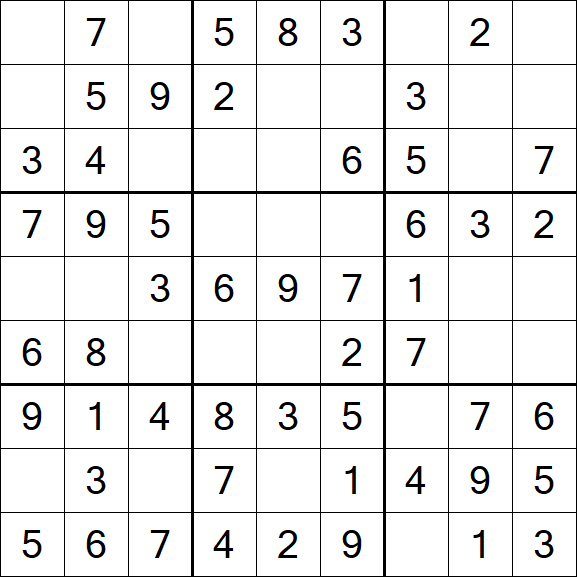
#> input picture Opencv_ile_Nesne_Tespiti/media/sudoku.png, 577 x 577 px
$ jupyter execute kose_algilama.ipynb
#> lines starting #> are read from the running program, lines starting #| are printed output that depends on the picture
[cell 1]
import cv2
import numpy as np
import matplotlib.pyplot as plt

[cell 2]
img = cv2.imread("media/sudoku.png",0)
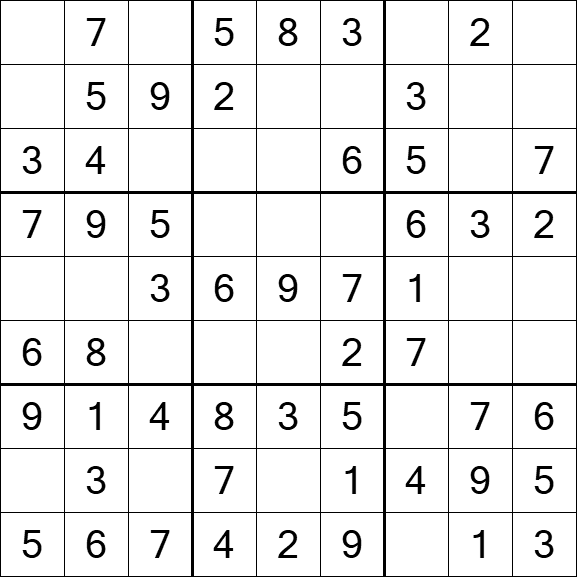
#> img: shape (577, 577); min 0, max 255, mean 235.1
img = np.float32(img) #float ile ondalikli sayilara cevirdik
print(img.shape)
#| (577, 577)
plt.figure(),plt.imshow(img, cmap = "gray"),plt.axis("off"),plt.title("Original Image"),plt.show()

# HARRIS CORNER DETECTION

[cell 3]
dst = cv2.cornerHarris(img , blockSize=2, ksize=3 ,k=0.04) #ksize kenar tespiti icin kullanilan kenar buyuklugu , k ise kenar tespiti icin kullanilan bir sabit
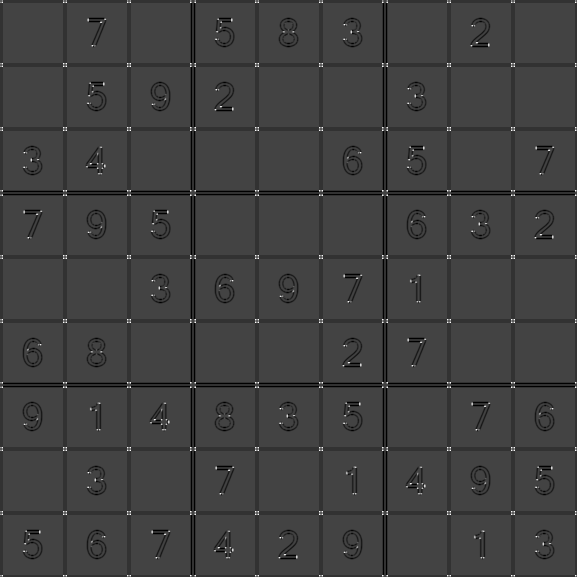
#> dst: shape (577, 577) float32; min -169130016, max 466510848, mean -8197444.5; drawn with min black and max white
plt.figure(),plt.imshow(dst, cmap = "gray"),plt.axis("off"),plt.title("Corner Image"),plt.show()

[cell 4]
#tespit ettigi koseleri belirginlestirelim
dst = cv2.dilate(dst,None)
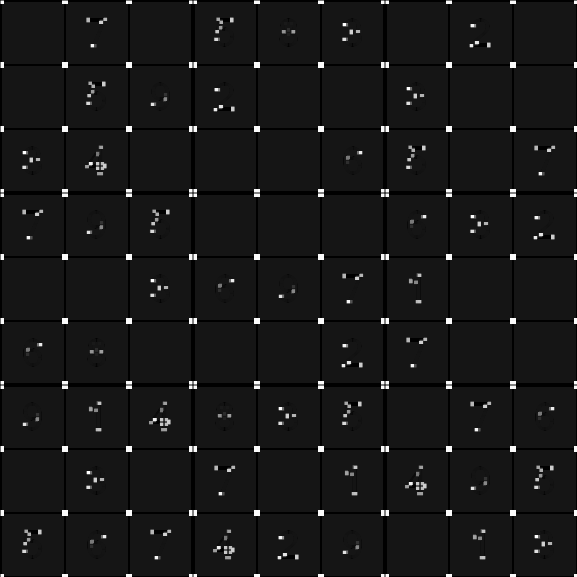
#> dst: shape (577, 577) float32; min -42282504, max 466510848, mean 4220800.5; drawn with min black and max white
img[dst>0.2*dst.max()]= 1 #koseleri beyaz yapalim
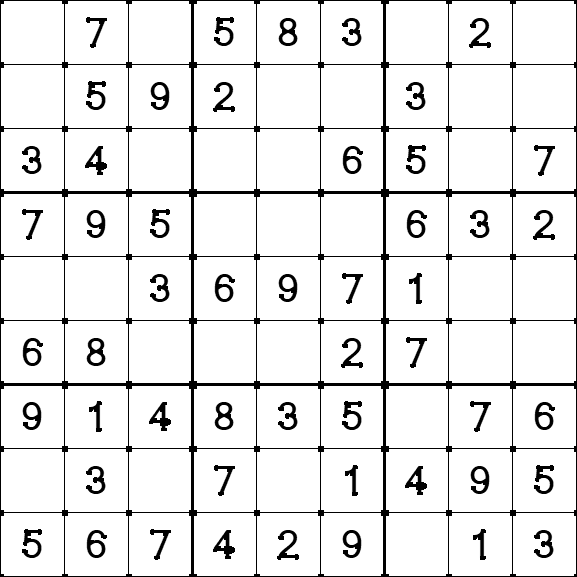
#> img: shape (577, 577) float32; min 0, max 255, mean 232

plt.figure(),plt.imshow(dst, cmap = "gray"),plt.axis("off"),plt.show()

# SHI TAMSAI DETECTION

#GOOD FEATURES TO TRACK

[cell 5]
img = cv2.imread("media/sudoku.png",0)
img = np.float32(img) #float ile ondalikli sayilara cevirdik

[cell 6]
corners = cv2.goodFeaturesToTrack(img,100,0.01,10) #100 tane koseleri tespit et , 0.01 minumum mesafe , 10 minumum koseler arasi mesafe
#> corners = 100 rows, first 8: [296, 556], [232, 549], [39, 531], [424, 485], [551, 467], [168, 421], [359, 403], [360, 364]
corners = np.int64(corners) #koseleri integer a cevirdik

for i in corners:
    x,y = i.ravel()
    cv2.circle(img,(x,y),3,(125,125,125),-1) #koseleri cember icine alalim
#> this loop made 100 passes
#> (x, y) on passes 1 to 12: (296, 556), (232, 549), (39, 531), (424, 485), (551, 467), (168, 421), (359, 403), (360, 364), (552, 236), (167, 211), (104, 165), (423, 147)
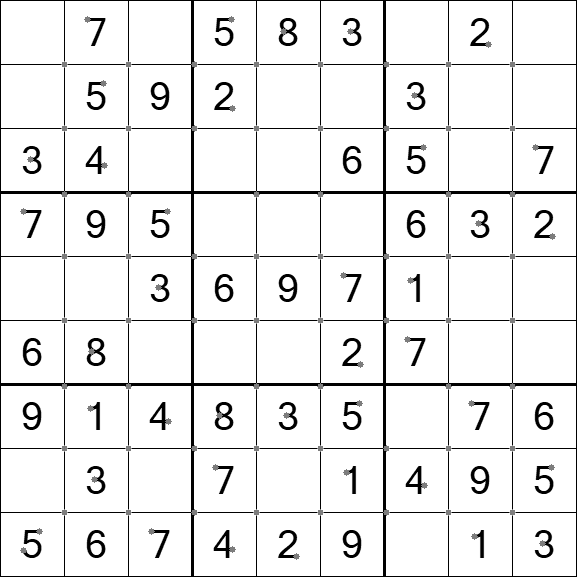
#> img: shape (577, 577) float32; min 0, max 255, mean 234.9

plt.imshow(img), plt.axis("off")
